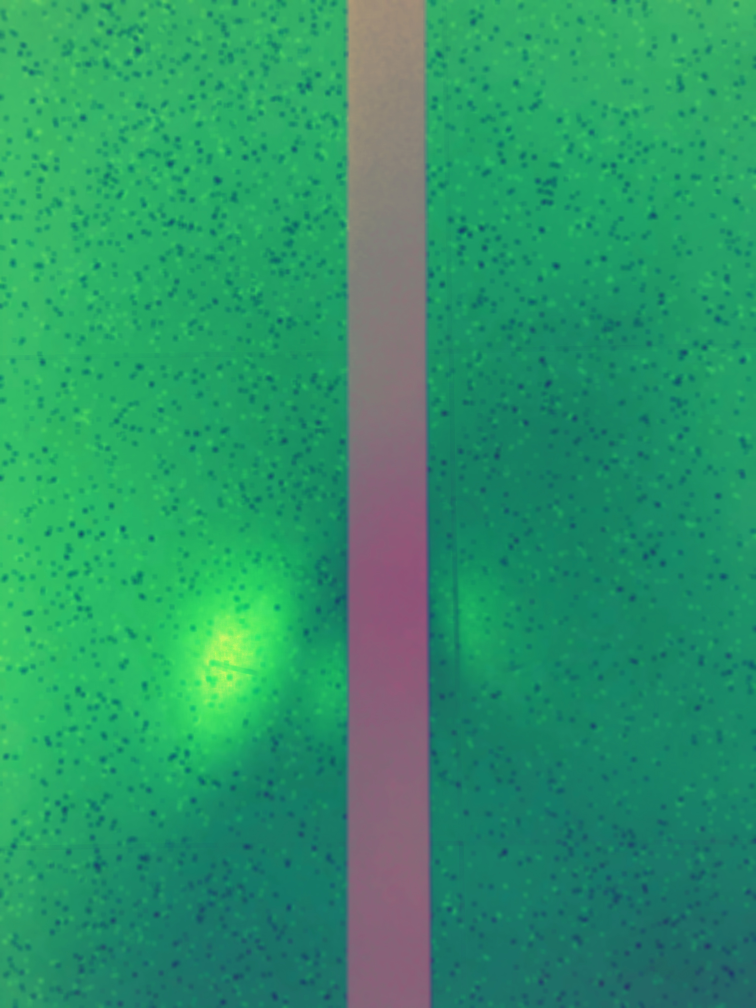
#> input picture images/sample_workflow/hls.jpg, 3024 x 4032 px (shown at 1/4 size)
$ python -i LineError.py   (imports and definitions only)
#> lines starting #> are read from the running program, lines starting #| are printed output that depends on the picture; after the words box and inside, x2 and y2 are one past the last pixel; in counts of white or black regions, pixels touching at a corner belong together
import cv2
import numpy as np
from math import sqrt, atan

class LineError():
    def __init__(self, debug = 0):
        self.delta = None
        self.theta = None
        self.image = None
        self.debug = debug

    def CalcError(self):
        # apply a Gaussian blur and convert to an HLS image
        blur = cv2.blur(self.image,(20,20))
        hls  = cv2.cvtColor(blur, cv2.COLOR_RGB2HLS)

        # apply a color filter
        lower_range = np.array([50, 50, 115], dtype=np.uint8)
        upper_range = np.array([255, 255, 255], dtype=np.uint8)
        mask = cv2.inRange(hls, lower_range, upper_range)
        masked_image = cv2.bitwise_and(self.image, self.image, mask=mask)

        # apply Canny Edge Detection
        edges = cv2.Canny(masked_image, 50, 150, apertureSize = 3)

        # apply Hough Lines algorithm
        lines = cv2.HoughLines(edges, 1, np.pi/180, 500)

        # definitions
        h, w = self.image.shape[:2]
        x1s, y1s, x2s, y2s = [], [], [], []

        # parse results for the two most prominent lines
        for line in lines[:2]:
            a = np.cos(line[0][1])
            b = np.sin(line[0][1])
            x0 = a*line[0][0]
            y0 = b*line[0][0]

            x1 = int(x0 + 100000*(-b))
            y1 = int(y0 + 100000*(a))
            x2 = int(x0 - 100000*(-b))
            y2 = int(y0 - 100000*(a))

            if(self.debug == 1):
                cv2.line(self.image,(x1,y1),(x2,y2),(0,255,0),5)

            x1s.append(x1)
            y1s.append(y1)
            x2s.append(x2)
            y2s.append(y2)

        # calculate the value of delta
        x1 = sum(x1s)//len(x1s)
        x2 = sum(x2s)//len(x2s)
        y1 = sum(y1s)//len(y1s)
        y2 = sum(y2s)//len(y2s)

        num = abs((y2-y1)*(w/2) - (x2-x1)*(h/2) + x2*y1 - y2*x1)
        denom = sqrt((y2-y1)**2 + (x2-x1)**2)

        k = self.GetConstant(x1, y1, x2, y2)
        self.delta = k * num/denom

        # calculate the value of theta
        self.theta = self.GetTheta(x1, y1, x2, y2)

        # draw identifiers for debugging
        if(self.debug == 1):
            cv2.circle(self.image, (w//2,h//2), 25, (0,255,0), 5)
            cv2.line(self.image,(x1,y1),(x2,y2),(255,0,0),5)

    def GetError(self, image):
        self.image = image
        self.CalcError()
        return [self.delta, self.theta]

    def GetImage(self):
        return self.image

    def GetConstant(self, x1, y1, x2, y2):
        h, w = self.image.shape[:2]
        y1 = h - y1
        y2 = h - y2

        if(x2-x1 != 0):
            m = (y2-y1)/(x2-x1)
            x = (h/2 - y1)/m + x1
        else:
            x = x1

        if(x >= w/2):
            return 1
        else:
            return -1

    def GetTheta(self, x1, y1, x2, y2):
        h, w = self.image.shape[:2]
        y1 = h - y1
        y2 = h - y2

        if(x2-x1 != 0):
            m = (y2-y1)/(x2-x1)
            t = atan(m)

            if(t < 0):
                t = t + np.pi

            return t
        else:
            return np.pi/2

>>> import cv2
>>> picture = cv2.cvtColor(cv2.imread('images/sample_workflow/hls.jpg'), cv2.COLOR_BGR2RGB)
>>> result = LineError().GetError(picture)
#> in CalcError, `hls  = cv2.cvtColor(blur, cv2.COLOR_RGB2HLS)`: hls: shape (4032, 3024, 3); mean of channels 0, 1, 2 81.5, 96.3, 152.6
#> in CalcError, `mask = cv2.inRange(hls, lower_range, upper_range)`:
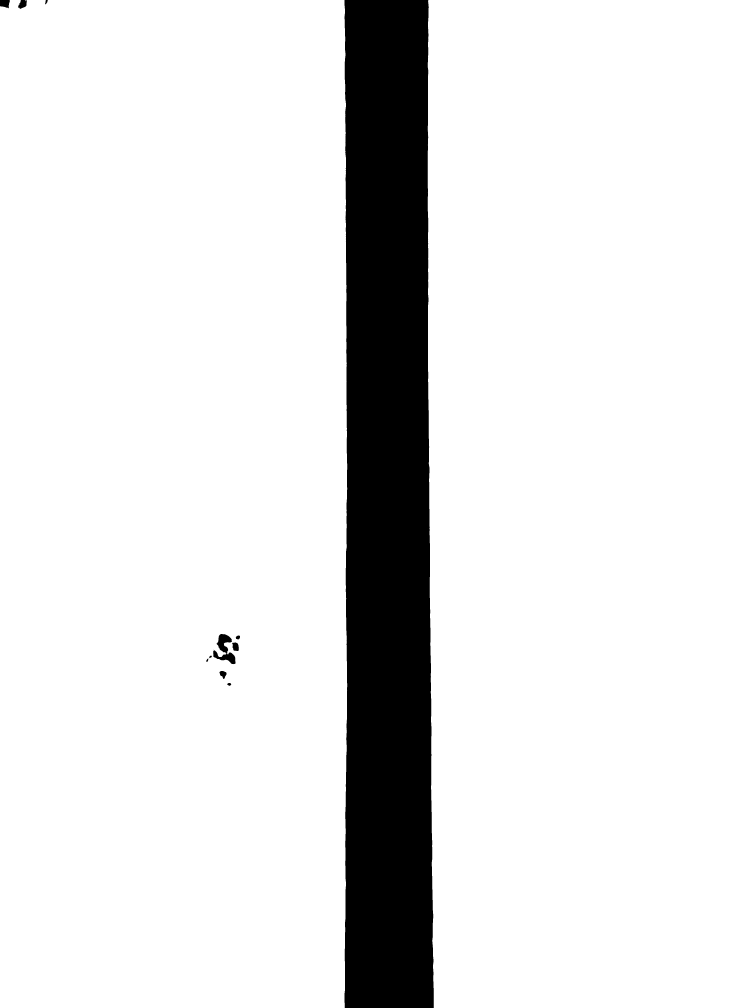
#> mask: shape (4032, 3024) (shown at 1/4 size); 88.8% white; 13 black regions (2 under 20 px), largest, box (x1, y1, x2, y2) and area: (1378, 0, 1735, 4032) 1352254, (853, 2536, 942, 2657) 4847, (0, 0, 39, 34) 1043
#> in CalcError, `masked_image = cv2.bitwise_and(self.image, self.image, mask=mask)`:
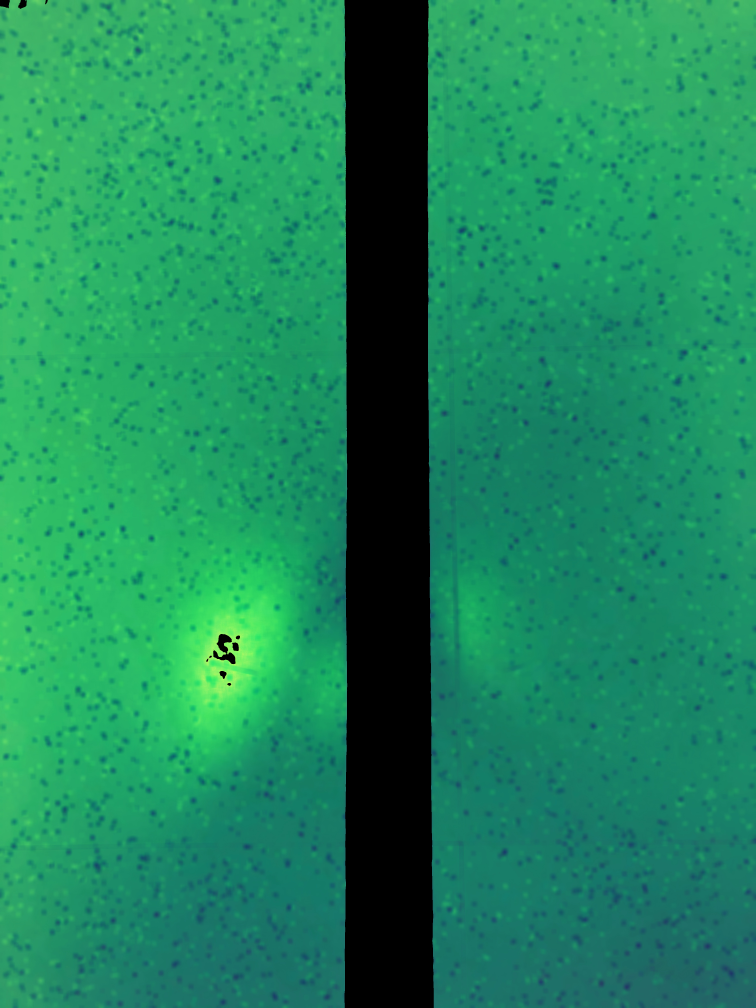
#> masked_image: shape (4032, 3024, 3) (shown at 1/4 size); mean R, G, B 29.5, 136.1, 91.2
#> in CalcError, `edges = cv2.Canny(masked_image, 50, 150, apertureSize = 3)`:
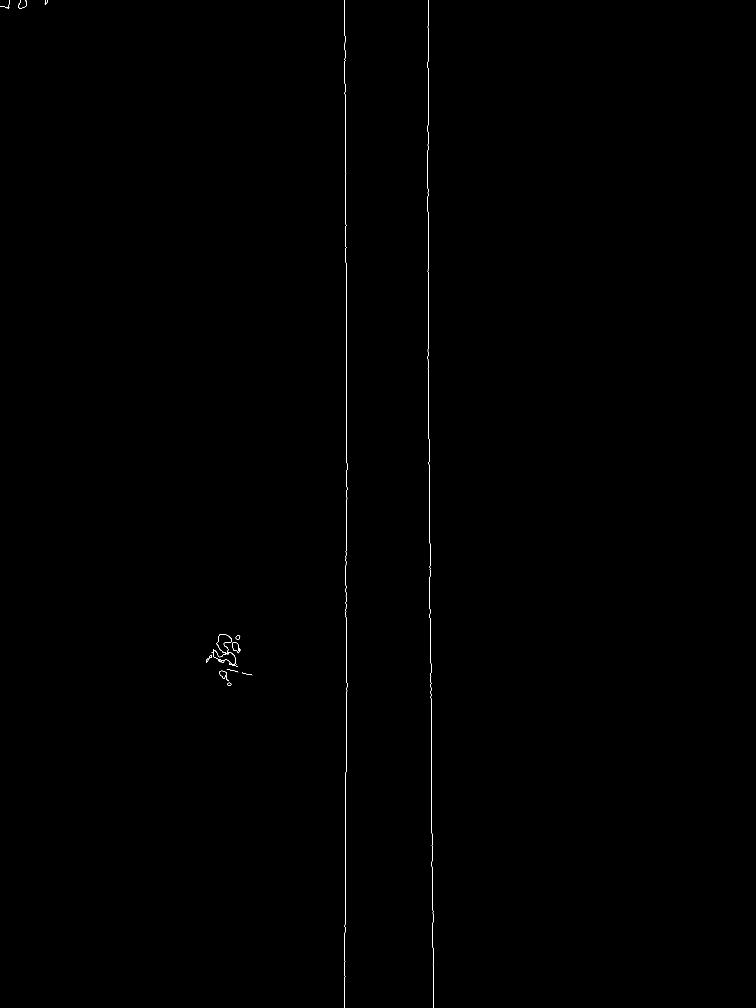
#> edges: shape (4032, 3024) (shown at 1/4 size); 0.08% white in thin lines or dots, all inside (x1, y1, x2, y2) = (0, 0, 1736, 4032)
#> in CalcError, `lines = cv2.HoughLines(edges, 1, np.pi/180, 500)`: lines = [[1712, 0], [1385, 0]]
#> the loop in CalcError, `for line in lines[:2]:` made 2 passes
#> (a, b, x0, y0, x1, y1, x2, y2) on passes 1 to 2: (1, 0, 1712, 0, 1712, 100000, 1712, -100000), (1, 0, 1385, 0, 1385, 100000, 1385, -100000)
#> after the loop in CalcError, `for line in lines[:2]:`: x1s = [1712, 1385]; y1s = [100000, 100000]; y2s = [-100000, -100000]
#> in CalcError, `x1 = sum(x1s)//len(x1s)`: x1 = 1548
#> in CalcError, `num = abs((y2-y1)*(w/2) - (x2-x1)*(h/2) + x2*y1 - y2*x1)`: num = 7200000
#> in CalcError, `denom = sqrt((y2-y1)**2 + (x2-x1)**2)`: denom = 200000
#> in GetConstant, `y1 = h - y1`: y1 = -95968
#> in GetConstant, `y2 = h - y2`: y2 = 104032
#> in GetConstant, `x = x1`: x = 1548
#> in CalcError, `k = self.GetConstant(x1, y1, x2, y2)`: k = 1
#> in CalcError, `self.delta = k * num/denom`: self.delta = 36
#> in GetTheta, `y1 = h - y1`: y1 = -95968
#> in GetTheta, `y2 = h - y2`: y2 = 104032
#> in CalcError, `self.theta = self.GetTheta(x1, y1, x2, y2)`: self.theta = 1.57
#> result = [36, 1.57]
